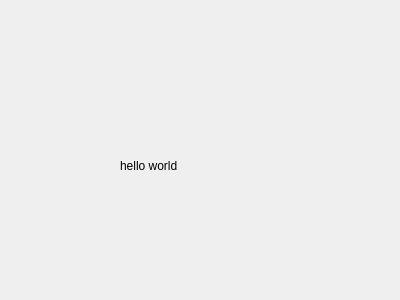
<?xml version="1.0" encoding="UTF-8"?>
<ui version="4.0">
 <class>Hello</class>
 <widget class="QWidget" name="Hello">
  <property name="geometry">
   <rect>
    <x>0</x>
    <y>0</y>
    <width>400</width>
    <height>300</height>
   </rect>
  </property>
  <property name="windowTitle">
   <string>Form</string>
  </property>
  <widget class="QLabel" name="label">
   <property name="geometry">
    <rect>
     <x>120</x>
     <y>110</y>
     <width>171</width>
     <height>111</height>
    </rect>
   </property>
   <property name="text">
    <string>hello world</string>
   </property>
  </widget>
 </widget>
 <resources/>
 <connections/>
</ui>
